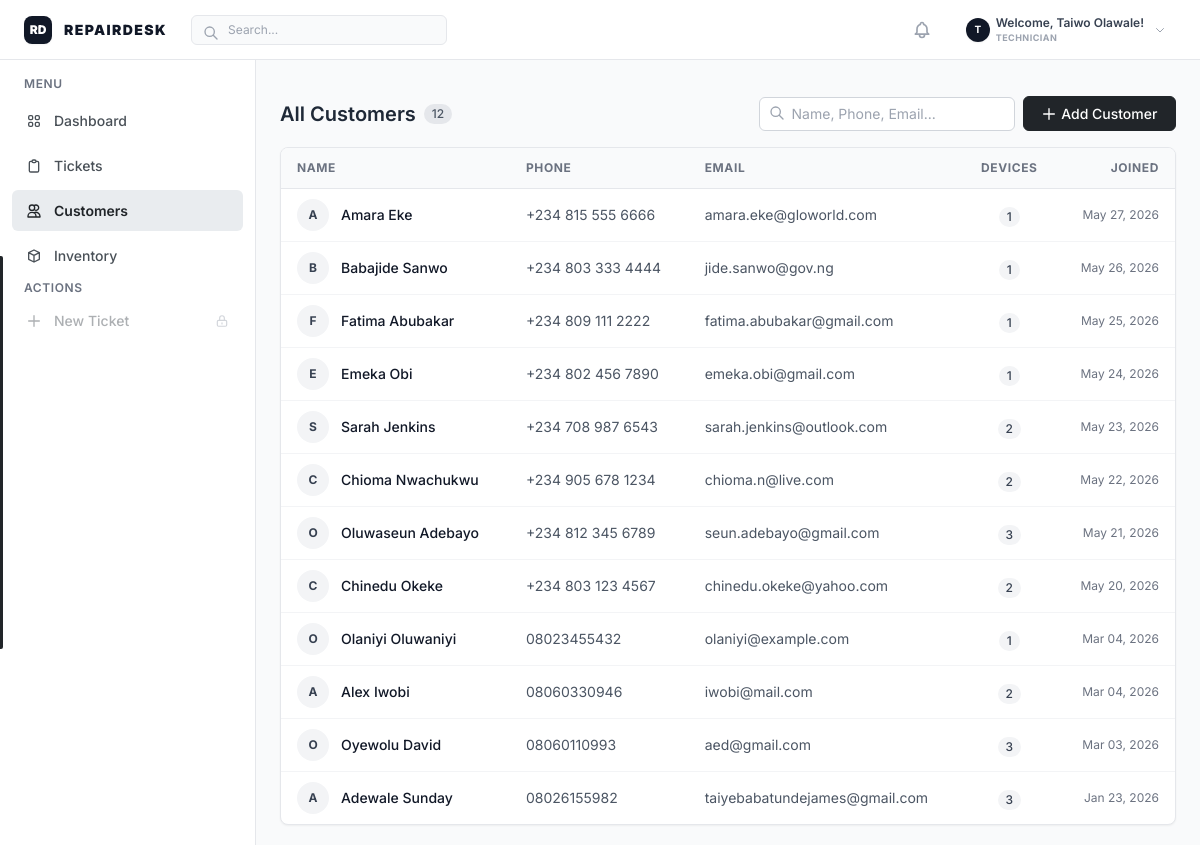
Page /customers/ (signed in) on the committed database.
### repairs/models.py (models this page shows, shortened)
class UserProfile(models.Model):
    ROLE_CHOICES = [
        ('admin', 'Admin/Manager'),
        ('frontdesk', 'Frontdesk'),
        ('technician', 'Technician'),
        ('supervisor', 'QA Supervisor'),
    ]
    user = models.OneToOneField(
        settings.AUTH_USER_MODEL,
        on_delete=models.CASCADE,
        related_name='profile'
    )
    role = models.CharField(
        max_length=20,
        choices=ROLE_CHOICES,
        default='frontdesk',
        db_index=True
    )

class Customer(models.Model):
    id = models.UUIDField(primary_key=True, default=uuid.uuid4, editable=False)
    name = models.CharField(max_length=255)
    phone = models.CharField(max_length=20, unique=True, db_index=True)
    email = models.EmailField(blank=True, null=True)
    address = models.TextField(blank=True)
    created_at = models.DateTimeField(auto_now_add=True)
    updated_at = models.DateTimeField(auto_now=True)
    class Meta:
        ordering = ['-created_at']

### repairs/views.py (the view)
# urls.py: path('customers/', views.customer_list, name='customer_list'),
@login_required
def customer_list(request):
    customers = Customer.objects.annotate(
        device_count=Count('devices')
    ).order_by('-created_at')
    search = request.GET.get('q')
    if search:
        customers = customers.filter(
            Q(name__icontains=search) |
            Q(phone__icontains=search) |
            Q(email__icontains=search)
        )
    context = {
        'customers': customers,
        'search': search or '',
    }
    return render(request, 'repairs/customer_list.html', context)

### repairs/templatetags/repairs_tags.py (called while the page is built)
@register.filter
def has_role(user, role_name):
    if not user or not user.is_authenticated:
        return False
    if user.is_superuser:
        return True
    role_map = {
        'Frontdesk': 'frontdesk',
        'Technician': 'technician',
        'Supervisor': 'supervisor',
        'Quality Analyst': 'supervisor',
        'Admin': 'admin',
    }
    target_role = role_map.get(role_name, role_name.lower())
    try:
        return user.profile.role == target_role or user.profile.role == 'admin'
    except Exception:
        return False

### repairs/templates/repairs/customer_list.html (shortened to what this page needs)
{% extends 'repairs/base.html' %}
{% block content %}
<div class="flex flex-col h-full">
    <div class="flex flex-col sm:flex-row sm:items-center justify-between mb-4 gap-3">
        <div class="flex items-center gap-2">
            <h2 class="text-lg sm:text-xl font-semibold text-gray-800">All Customers</h2>
            <span class="px-2 py-0.5 rounded-full bg-gray-200 text-xs font-medium text-gray-600">{{ customers|length }}</span>
        </div>
        <div class="flex flex-col sm:flex-row items-stretch sm:items-center gap-2">
            <form method="get"
                  hx-get="{% url 'repairs:customer_list' %}"
                  hx-target="#customer-table-container"
                  hx-select="#customer-table-container"
                  hx-trigger="submit, input from:input[name='q'] delay:200ms"
                  hx-swap="outerHTML"
                  hx-push-url="true"
                  class="flex items-stretch sm:items-center gap-2">
                <div class="relative flex-1">
                    <input type="text" name="q" value="{{ search }}" placeholder="Name, Phone, Email..."
                           class="pl-8 pr-3 py-2 sm:py-1.5 text-sm border border-gray-300 rounded-md focus:ring-1 focus:ring-gray-400 focus:border-gray-400 w-full sm:w-64 bg-white">
                    <svg class="w-4 h-4 text-gray-400 absolute left-2.5 top-2.5 sm:top-2" fill="none" stroke="currentColor" viewBox="0 0 24 24"><path stroke-linecap="round" stroke-linejoin="round" stroke-width="2" d="M21 21l-6-6m2-5a7 7 0 11-14 0 7 7 0 0114 0z"></path></svg>
                </div>
            </form>
            <a href="{% url 'repairs:customer_create' %}" class="btn-frappe-primary flex items-center justify-center gap-1 py-2 sm:py-1.5">
                <svg class="w-4 h-4" fill="none" stroke="currentColor" viewBox="0 0 24 24"><path stroke-linecap="round" stroke-linejoin="round" stroke-width="2" d="M12 4v16m8-8H4"></path></svg>
                Add Customer
            </a>
        </div>
    </div>
    <div id="customer-table-container" class="bg-white border border-gray-200 rounded-lg shadow-sm overflow-hidden animate-fade-in-up">
        <div class="overflow-x-auto">
            <table class="w-full text-left border-collapse responsive-table">
                <thead>
                    <tr class="bg-gray-50 border-b border-gray-200 text-xs uppercase tracking-wider text-gray-500 font-semibold">
                        <th class="px-4 py-3">Name</th>
                        <th class="px-4 py-3">Phone</th>
                        <th class="px-4 py-3">Email</th>
                        <th class="px-4 py-3 text-center">Devices</th>
                        <th class="px-4 py-3 text-right">Joined</th>
                    </tr>
                </thead>
                <tbody class="divide-y divide-gray-100">
                    {% for customer in customers %}
                    <tr class="hover:bg-gray-50 transition-colors cursor-pointer group" onclick="window.location='{% url 'repairs:customer_detail' customer.id %}'">
                        <td data-label="Name" class="px-4 py-2.5">
                            <div class="flex items-center gap-3">
                                <div class="w-8 h-8 rounded-full bg-gray-100 flex items-center justify-center text-xs font-bold text-gray-600">
                                    {{ customer.name.0|upper }}
                                </div>
                                <span class="font-medium text-gray-900 text-sm">{{ customer.name }}</span>
                            </div>
                        </td>
                        <td data-label="Phone" class="px-4 py-2.5 text-sm text-gray-600">{{ customer.phone }}</td>
                        <td data-label="Email" class="px-4 py-2.5 text-sm text-gray-600">{{ customer.email|default:"-" }}</td>
                        <td data-label="Devices" class="px-4 py-2.5 text-center">
                            <span class="inline-flex items-center justify-center px-2 py-0.5 rounded-full text-xs font-medium bg-gray-100 text-gray-800">
                                {{ customer.device_count }}
                            </span>
                        </td>
                        <td data-label="Joined" class="px-4 py-2.5 text-right text-xs text-gray-500">
                            {{ customer.created_at|date:"M d, Y" }}
                        </td>
                    </tr>
                    {% endfor %}
                </tbody>
            </table>
        </div>
    </div>
</div>
{% endblock %}

### repairs/templates/repairs/base.html (shortened to what this page needs)
{% load repairs_tags %}
<!DOCTYPE html>
<html lang="en">
  <head>
    <script src="https://cdn.tailwindcss.com"></script>
  </head>
  <body x-data="{ sidebarOpen: false }" class="h-screen flex flex-col overflow-hidden bg-gray-50 text-gray-900">
    <header class="top-header flex items-center justify-between px-6 flex-shrink-0 bg-white border-b border-gray-200 h-[60px] w-full z-50">
      <div class="flex items-center gap-6">
        <div class="flex items-center gap-3 select-none">
          <div class="w-7 h-7 bg-gray-900 rounded-lg flex items-center justify-center text-white font-black text-xs shadow-sm">
            RD
          </div>
          <span class="font-black text-sm tracking-widest text-gray-900 uppercase">REPAIRDESK</span>
        </div>
        <div class="relative hidden sm:block">
          <input
            type="text"
            placeholder="Search..."
            class="w-48 lg:w-64 pl-9 pr-4 py-1.5 bg-gray-50 border border-gray-200 rounded-md text-xs focus:outline-none focus:ring-1 focus:ring-gray-300 focus:bg-white transition-colors"
          />
          <svg
            class="w-4 h-4 text-gray-400 absolute left-3 top-2.5"
            fill="none"
            stroke="currentColor"
            viewBox="0 0 24 24"
          >
            <path
              stroke-linecap="round"
              stroke-linejoin="round"
              stroke-width="2"
              d="M21 21l-6-6m2-5a7 7 0 11-14 0 7 7 0 0114 0z"
            ></path>
          </svg>
        </div>
      </div>
      <div class="flex items-center gap-2 sm:gap-3">
        <div id="notification-area"
             x-data="{ open: false }"
             hx-get="{% url 'repairs:notification_bell' %}"
             hx-trigger="load, every 10s"
             hx-swap="innerHTML"
             class="relative">
            <div class="relative">
                <button class="p-2 text-gray-400 hover:text-gray-600 rounded-md hover:bg-gray-50 relative">
                </button>
            </div>
        </div>
        <div x-data="{ open: false }" class="relative ml-1">
            <button @click="open = !open" class="flex items-center gap-1.5 hover:bg-gray-50 px-2.5 py-1.5 rounded-lg transition-colors focus:outline-none select-none">
                <div class="w-6 h-6 rounded-full bg-gray-900 text-white flex items-center justify-center text-[10px] font-bold shadow-sm">
                    {{ user.username.0|upper }}
                </div>
                <div class="flex flex-col text-left mr-1">
                    <span class="text-xs font-semibold text-gray-700 hidden sm:inline">Welcome, {{ user.get_full_name|default:user.username }}!</span>
                    <span class="text-[9px] text-gray-400 hidden sm:inline font-bold uppercase tracking-wider">{{ user.profile.get_role_display|default:"Staff" }}</span>
                </div>
                <svg class="w-3 h-3 text-gray-400" fill="none" stroke="currentColor" viewBox="0 0 24 24"><path stroke-linecap="round" stroke-linejoin="round" stroke-width="2" d="M19 9l-7 7-7-7"></path></svg>
            </button>
        </div>
      </div>
    </header>
    <div class="flex flex-1 overflow-hidden h-[calc(100vh-60px)]">
      <aside
        :class="sidebarOpen ? 'translate-x-0' : '-translate-x-full'"
        class="sidebar w-64 flex-shrink-0 flex flex-col transition-transform duration-300 ease-in-out fixed inset-y-0 left-0 z-50 lg:static lg:translate-x-0 lg:z-auto h-full border-r border-gray-200 bg-white"
      >
        <nav class="flex-1 overflow-y-auto p-3 space-y-1">
          <div class="text-xs font-semibold text-gray-500 uppercase tracking-wider mb-2 mt-1 px-3">
            Menu
          </div>
          <a
            href="{% url 'repairs:dashboard' %}"
            @click="sidebarOpen = false"
            class="nav-link {% if request.resolver_match.url_name == 'dashboard' %}active{% endif %}"
          >
            Dashboard
          </a>
          <a
            href="{% url 'repairs:ticket_list' %}"
            @click="sidebarOpen = false"
            class="nav-link {% if 'ticket' in request.resolver_match.url_name and 'create' not in request.resolver_match.url_name %}active{% endif %}"
          >
            <svg
              class="w-4 h-4"
              fill="none"
              stroke="currentColor"
              viewBox="0 0 24 24"
            >
              <path
                stroke-linecap="round"
                stroke-linejoin="round"
                stroke-width="2"
                d="M9 5H7a2 2 0 00-2 2v12a2 2 0 002 2h10a2 2 0 002-2V7a2 2 0 00-2-2h-2M9 5a2 2 0 002 2h2a2 2 0 002-2M9 5a2 2 0 012-2h2a2 2 0 012 2"
              ></path>
            </svg>
            Tickets
          </a>
          <a
            href="{% url 'repairs:customer_list' %}"
            @click="sidebarOpen = false"
            class="nav-link {% if 'customer' in request.resolver_match.url_name %}active{% endif %}"
          >
            <svg
              class="w-4 h-4"
              fill="none"
              stroke="currentColor"
              viewBox="0 0 24 24"
            >
              <path
                stroke-linecap="round"
                stroke-linejoin="round"
                stroke-width="2"
                d="M12 4.354a4 4 0 110 5.292M15 21H3v-1a6 6 0 0112 0v1zm0 0h6v-1a6 6 0 00-9-5.197M13 7a4 4 0 11-8 0 4 4 0 018 0z"
              ></path>
            </svg>
            Customers
          </a>
          <a
            href="{% url 'repairs:inventory_list' %}"
            @click="sidebarOpen = false"
            class="nav-link {% if 'inventory' in request.resolver_match.url_name %}active{% endif %}"
          >
            <svg
              class="w-4 h-4"
              fill="none"
              stroke="currentColor"
              viewBox="0 0 24 24"
            >
              <path
                stroke-linecap="round"
                stroke-linejoin="round"
                stroke-width="2"
                d="M20 7l-8-4-8 4m16 0l-8 4m8-4v10l-8 4m0-10L4 7m8 4v10M4 7v10l8 4"
              ></path>
            </svg>
            Inventory
          </a>
          <div class="text-xs font-semibold text-gray-500 uppercase tracking-wider mb-2 mt-6 px-3">
            Actions
          </div>
          {% if request.user|has_role:"frontdesk" %}
          <a
            href="{% url 'repairs:create_ticket' %}"
            @click="sidebarOpen = false"
            class="nav-link {% if 'create_ticket' in request.resolver_match.url_name %}active{% endif %}"
          >
            <svg
              class="w-4 h-4"
              fill="none"
              stroke="currentColor"
              viewBox="0 0 24 24"
            >
              <path
                stroke-linecap="round"
                stroke-linejoin="round"
                stroke-width="2"
                d="M12 4v16m8-8H4"
              ></path>
            </svg>
            New Ticket
          </a>
          {% else %}
          <div
            class="nav-link opacity-45 cursor-not-allowed select-none flex items-center justify-between"
            title="Only Frontdesk and Admin can create tickets"
          >
            <div class="flex items-center gap-3">
              <svg
                class="w-4 h-4"
                fill="none"
                stroke="currentColor"
                viewBox="0 0 24 24"
              >
                <path
                  stroke-linecap="round"
                  stroke-linejoin="round"
                  stroke-width="2"
                  d="M12 4v16m8-8H4"
                ></path>
              </svg>
              <span>New Ticket</span>
            </div>
            <svg class="w-3.5 h-3.5 text-gray-400" fill="none" stroke="currentColor" viewBox="0 0 24 24">
              <path stroke-linecap="round" stroke-linejoin="round" stroke-width="2" d="M12 15v2m-6 4h12a2 2 0 002-2v-6a2 2 0 00-2-2H6a2 2 0 00-2 2v6a2 2 0 002 2zm10-10V7a4 4 0 00-8 0v4h8z"></path>
            </svg>
          </div>
          {% endif %}
        </nav>
      </aside>
      <main class="flex-1 flex flex-col overflow-hidden bg-white min-w-0 h-full">
        <div class="flex-1 overflow-y-auto bg-gray-50 px-6 py-5">
          <div class="w-full animate-fade-in-up">
            {% block content %}{% endblock %}
          </div>
        </div>
      </main>
    </div>
  </body>
</html>

### repairs/templates/repairs/base.html (style rules this page uses)
body { font-family: "Inter", sans-serif; background-color: #f8f9fa; -webkit-font-smoothing: antialiased; }
.nav-link { display: flex; align-items: center; gap: 0.75rem; padding: 0.625rem 0.875rem; color: #495057; font-size: 0.875rem; font-weight: 500; border-radius: 0.375rem; transition: all 0.15s ease; }
.nav-link.active { background-color: #e9ecef; color: #212529; font-weight: 600; }
.nav-link.active::before { content: ""; position: absolute; left: 0; top: 25%; height: 50%; width: 3px; background-color: #212529; border-radius: 0 2px 2px 0; }
.top-header { background-color: #ffffff; border-bottom: 1px solid #e9ecef; height: 60px; }
.btn-frappe-primary { background-color: #212529; color: #ffffff; border-radius: 0.375rem; font-weight: 500; font-size: 0.875rem; padding: 0.45rem 1.1rem; transition: all 0.2s cubic-bezier(0.16, 1, 0.3, 1); display: inline-flex; align-items: center; justify-content: center; gap: 0.5rem; cursor: pointer; border: 1px solid #212529; }
input, select, textarea { background-color: #ffffff; border-color: #dee2e6; color: #212529; transition: all 0.2s cubic-bezier(0.16, 1, 0.3, 1); }
.bg-gray-100 { background-color: #f3f4f6 !important; color: #374151 !important; border-color: #e5e7eb !important; }

### rows in the picture
Customer: name.0 "A", name "Amara Eke", phone "+234 815 555 6666", email "amara.eke@gloworld.com", device_count "1", created_at "May 27, 2026"
Customer: name.0 "B", name "Babajide Sanwo", phone "+234 803 333 4444", email "jide.sanwo@gov.ng", device_count "1", created_at "May 26, 2026"
Customer: name.0 "F", name "Fatima Abubakar", phone "+234 809 111 2222", email "fatima.abubakar@gmail.com", device_count "1", created_at "May 25, 2026"
Customer: name.0 "E", name "Emeka Obi", phone "+234 802 456 7890", email "emeka.obi@gmail.com", device_count "1", created_at "May 24, 2026"
Customer: name.0 "S", name "Sarah Jenkins", phone "+234 708 987 6543", email "sarah.jenkins@outlook.com", device_count "2", created_at "May 23, 2026"
Customer: name.0 "C", name "Chioma Nwachukwu", phone "+234 905 678 1234", email "chioma.n@live.com", device_count "2", created_at "May 22, 2026"
Customer: name.0 "O", name "Oluwaseun Adebayo", phone "+234 812 345 6789", email "seun.adebayo@gmail.com", device_count "3", created_at "May 21, 2026"
Customer: name.0 "C", name "Chinedu Okeke", phone "+234 803 123 4567", email "chinedu.okeke@yahoo.com", device_count "2", created_at "May 20, 2026"
Customer: name.0 "O", name "Olaniyi Oluwaniyi", phone "08023455432", email "olaniyi@example.com", device_count "1", created_at "Mar 04, 2026"
Customer: name.0 "A", name "Alex Iwobi", phone "08060330946", email "iwobi@mail.com", device_count "2", created_at "Mar 04, 2026"
Customer: name.0 "O", name "Oyewolu David", phone "08060110993", email "aed@gmail.com", device_count "3", created_at "Mar 03, 2026"
Customer: name.0 "A", name "Adewale Sunday", phone "08026155982", email "taiyebabatundejames@gmail.com", device_count "3", created_at "Jan 23, 2026"

### other values in the picture
{{ user.username.0|upper }} "T"
{{ user.get_full_name|default:user.username }} "Taiwo Olawale"
{{ user.profile.get_role_display|default:"Staff" }} "TECHNICIAN"
{{ customers|length }} "12"
